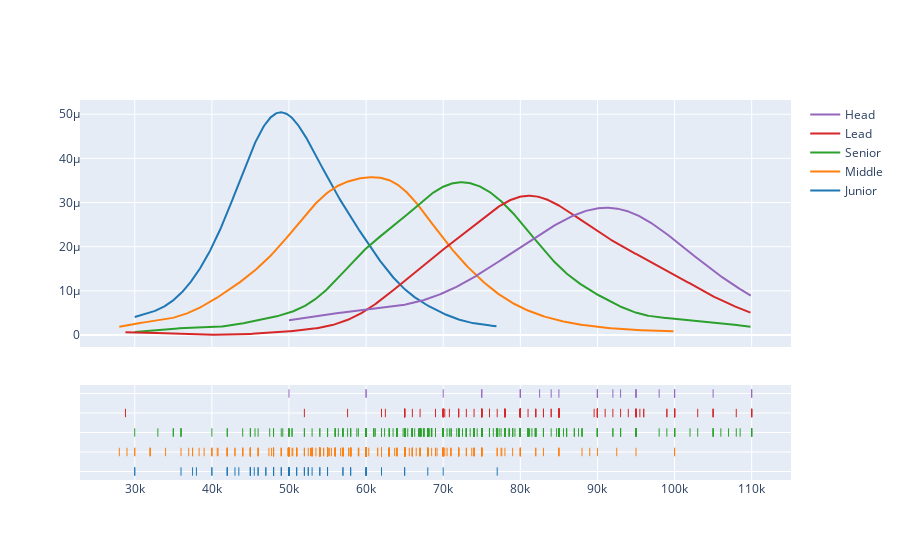
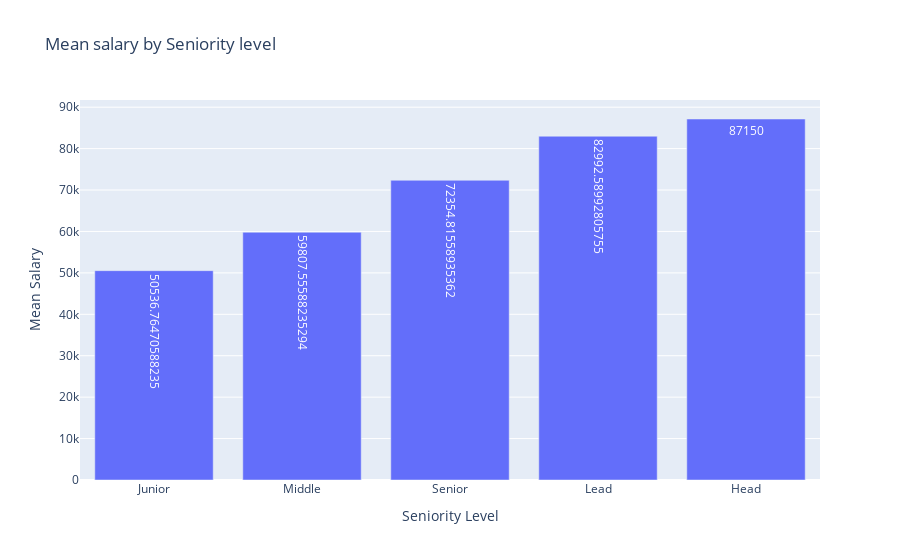

Notebook source saved alongside these figures, in order:
### Markdown cell above
**It's evident from the visualization that as years of experience increase, there is a corresponding rise in salary levels.**

### Code cell
Seniority_salary=df[["Seniority_level","Salary"]]
Junior_salary=df.loc[Seniority_salary["Seniority_level"]=="Junior"]
Middle_salary=df.loc[Seniority_salary["Seniority_level"]=="Middle"]
Senior_salary=df.loc[Seniority_salary["Seniority_level"]=="Senior"]
Lead_salary=df.loc[Seniority_salary["Seniority_level"]=="Lead"]
Head_salary=df.loc[Seniority_salary["Seniority_level"]=="Head"]
labels=["Junior","Middle","Senior","Lead","Head"]
data=[Junior_salary["Salary"],Middle_salary["Salary"],Senior_salary["Salary"],Lead_salary["Salary"],Head_salary["Salary"]]

mean=[Junior_salary["Salary"].mean()
      ,Middle_salary["Salary"].mean()
      ,Senior_salary["Salary"].mean()
      ,Lead_salary["Salary"].mean()
      ,Head_salary["Salary"].mean()
      ]

fig1= ff.create_distplot(data,labels,show_hist=False)
fig2 = go.Figure(data=px.bar(x=labels,
                             y=mean,
                             title="Mean salary by Seniority level",
                             text=mean))
fig2.update_layout(
    xaxis_title="Seniority Level",
    yaxis_title="Mean Salary ",
)
fig1.show()
fig2.show()

### Figure 1 — Plotly figure (JSON) as saved in the notebook; plotly's stock layout.template omitted (floating-point values rounded to 4 significant figures; data arrays with more than 128 entries replaced by an {"elided": "..."} marker saying what was removed)
{"data": [{"legendgroup": "Junior", "marker": {"color": "rgb(31, 119, 180)"}, "mode": "lines", "name": "Junior", "showlegend": true, "type": "scatter", "x": {"elided": "500 int values"}, "xaxis": "x", "y": {"elided": "500 float values"}, "yaxis": "y"}, {"legendgroup": "Middle", "marker": {"color": "rgb(255, 127, 14)"}, "mode": "lines", "name": "Middle", "showlegend": true, "type": "scatter", "x": {"elided": "500 int values"}, "xaxis": "x", "y": {"elided": "500 float values"}, "yaxis": "y"}, {"legendgroup": "Senior", "marker": {"color": "rgb(44, 160, 44)"}, "mode": "lines", "name": "Senior", "showlegend": true, "type": "scatter", "x": {"elided": "500 int values"}, "xaxis": "x", "y": {"elided": "500 float values"}, "yaxis": "y"}, {"legendgroup": "Lead", "marker": {"color": "rgb(214, 39, 40)"}, "mode": "lines", "name": "Lead", "showlegend": true, "type": "scatter", "x": {"elided": "500 float values"}, "xaxis": "x", "y": {"elided": "500 float values"}, "yaxis": "y"}, {"legendgroup": "Head", "marker": {"color": "rgb(148, 103, 189)"}, "mode": "lines", "name": "Head", "showlegend": true, "type": "scatter", "x": {"elided": "500 int values"}, "xaxis": "x", "y": {"elided": "500 float values"}, "yaxis": "y"}, {"legendgroup": "Junior", "marker": {"color": "rgb(31, 119, 180)", "symbol": "line-ns-open"}, "mode": "markers", "name": "Junior", "showlegend": false, "type": "scatter", "x": [54000, 52500, 70000, 48000, 60000, 48000, 58000, 45000, 37500, 42000, 52000, 46000, 53000, 50000, 48000, 30000, 50000, 47000, 62000, 50000, 47000, 50000, 51000, 51000, 30000, 50000, 49000, 50000, 57000, 48000, 45000, 42000, 60000, 57000, 52000, 55000, 42000, 60000, 48000, 49000, 40000, 45000, 55000, 65000, 48000, 48000, 58000, 43000, 55000, 48000, 45000, 38000, 36000, 65000, 52500, 50000, 54000, 60000, 43500, 45000, 55000, 77000, 68000, 45500, 40000, 46000, 55000, 60000], "xaxis": "x", "y": ["Junior", "Junior", "Junior", "Junior", "Junior", "Junior", "Junior", "Junior", "Junior", "Junior", "Junior", "Junior", "Junior", "Junior", "Junior", "Junior", "Junior", "Junior", "Junior", "Junior", "Junior", "Junior", "Junior", "Junior", "Junior", "Junior", "Junior", "Junior", "Junior", "Junior", "Junior", "Junior", "Junior", "Junior", "Junior", "Junior", "Junior", "Junior", "Junior", "Junior", "Junior", "Junior", "Junior", "Junior", "Junior", "Junior", "Junior", "Junior", "Junior", "Junior", "Junior", "Junior", "Junior", "Junior", "Junior", "Junior", "Junior", "Junior", "Junior", "Junior", "Junior", "Junior", "Junior", "Junior", "Junior", "Junior", "Junior", "Junior"], "yaxis": "y2"}, {"legendgroup": "Middle", "marker": {"color": "rgb(255, 127, 14)", "symbol": "line-ns-open"}, "mode": "markers", "name": "Middle", "showlegend": false, "type": "scatter", "x": {"elided": "340 int values"}, "xaxis": "x", "y": {"elided": "340 str values"}, "yaxis": "y2"}, {"legendgroup": "Senior", "marker": {"color": "rgb(44, 160, 44)", "symbol": "line-ns-open"}, "mode": "markers", "name": "Senior", "showlegend": false, "type": "scatter", "x": {"elided": "526 int values"}, "xaxis": "x", "y": {"elided": "526 str values"}, "yaxis": "y2"}, {"legendgroup": "Lead", "marker": {"color": "rgb(214, 39, 40)", "symbol": "line-ns-open"}, "mode": "markers", "name": "Lead", "showlegend": false, "type": "scatter", "x": {"elided": "139 int values"}, "xaxis": "x", "y": {"elided": "139 str values"}, "yaxis": "y2"}, {"legendgroup": "Head", "marker": {"color": "rgb(148, 103, 189)", "symbol": "line-ns-open"}, "mode": "markers", "name": "Head", "showlegend": false, "type": "scatter", "x": [110000, 90000, 95000, 60000, 80000, 98000, 82500, 93000, 60000, 75000, 85000, 80000, 80000, 84000, 100000, 90000, 50000, 90000, 92000, 110000, 105000, 90000, 90000, 100000, 70000, 100000, 75000, 95000, 95000, 90000], "xaxis": "x", "y": ["Head", "Head", "Head", "Head", "Head", "Head", "Head", "Head", "Head", "Head", "Head", "Head", "Head", "Head", "Head", "Head", "Head", "Head", "Head", "Head", "Head", "Head", "Head", "Head", "Head", "Head", "Head", "Head", "Head", "Head"], "yaxis": "y2"}], "layout": {"barmode": "overlay", "hovermode": "closest", "legend": {"traceorder": "reversed"}, "xaxis": {"anchor": "y2", "domain": [0, 1], "zeroline": false}, "yaxis": {"anchor": "free", "domain": [0.35, 1], "position": 0}, "yaxis2": {"anchor": "x", "domain": [0, 0.25], "dtick": 1, "showticklabels": false}}}

### Figure 2 — Plotly figure (JSON) as saved in the notebook; plotly's stock layout.template omitted (floating-point values rounded to 4 significant figures)
{"data": [{"alignmentgroup": "True", "hovertemplate": "x=%{x}<br>y=%{y}<br>text=%{text}<extra></extra>", "legendgroup": "", "marker": {"color": "#636efa", "pattern": {"shape": ""}}, "name": "", "offsetgroup": "", "orientation": "v", "showlegend": false, "text": [50540.0, 59810.0, 72350.0, 82990.0, 87150], "textposition": "auto", "type": "bar", "x": ["Junior", "Middle", "Senior", "Lead", "Head"], "xaxis": "x", "y": [50540.0, 59810.0, 72350.0, 82990.0, 87150], "yaxis": "y"}], "layout": {"barmode": "relative", "legend": {"tracegroupgap": 0}, "title": {"text": "Mean salary by Seniority level"}, "xaxis": {"anchor": "y", "domain": [0, 1], "title": {"text": "Seniority Level"}}, "yaxis": {"anchor": "x", "domain": [0, 1], "title": {"text": "Mean Salary "}}}}
